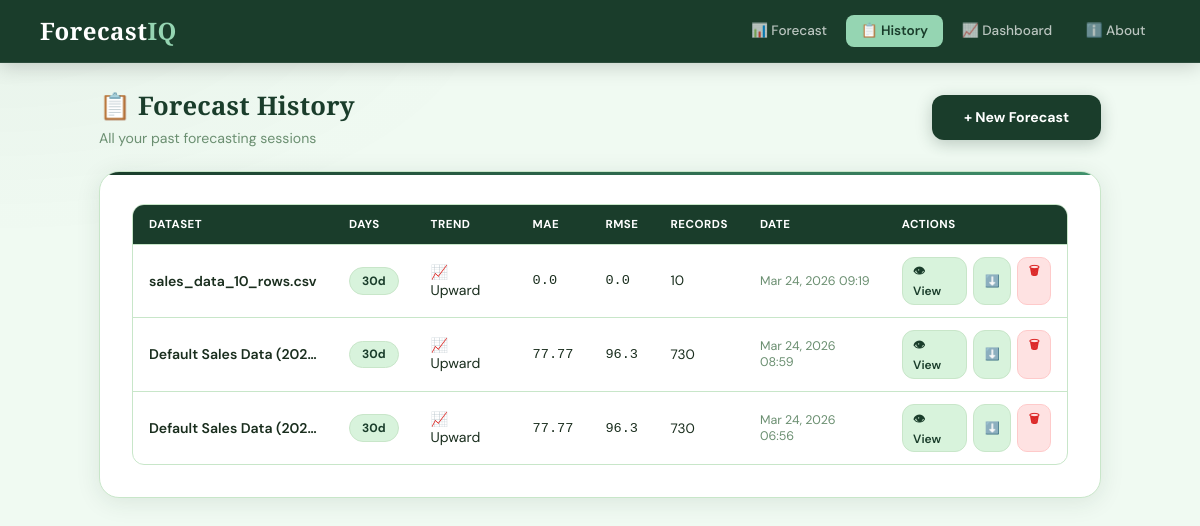
The page /history/ on the database its author committed.
### forecaster/models.py (models this page shows, shortened)
class ForecastHistory(models.Model):
    dataset_name   = models.CharField(max_length=255)
    forecast_days  = models.IntegerField(default=30)
    model_used     = models.CharField(max_length=100)
    mae            = models.FloatField(null=True, blank=True)
    rmse           = models.FloatField(null=True, blank=True)
    trend          = models.CharField(max_length=50, default='Unknown')
    total_records  = models.IntegerField(default=0)
    forecast_start = models.CharField(max_length=50, blank=True)
    forecast_end   = models.CharField(max_length=50, blank=True)
    created_at     = models.DateTimeField(auto_now_add=True)
    result_file    = models.CharField(max_length=500, blank=True)
    class Meta:
        ordering = ['-created_at']

### forecaster/views.py (the view)
# urls.py: path('history/',                            views.history,        name='history'),
def history(request):
    return render(request, 'forecaster/history.html', {
        'forecasts': ForecastHistory.objects.all()
    })

### forecaster/templates/forecaster/history.html (shortened to what this page needs)
{% extends 'forecaster/base.html' %}
{% block nav_history %}active{% endblock %}
{% block content %}
<div style="display:flex;align-items:center;justify-content:space-between;margin-bottom:1.5rem;flex-wrap:wrap;gap:.75rem">
    <div>
        <h1 class="section-title">📋 Forecast History</h1>
        <p style="color:var(--muted);font-size:.88rem">All your past forecasting sessions</p>
    </div>
    <a href="{% url 'index' %}" class="btn-primary" style="text-decoration:none;font-size:.88rem">+ New Forecast</a>
</div>
{% if not forecasts %}
<div class="card" style="text-align:center;padding:4rem">
    <div style="font-size:3rem;margin-bottom:1rem">📭</div>
    <div style="font-family:'Cormorant Garamond',serif;font-size:1.3rem;margin-bottom:.5rem;color:var(--forest)">No forecasts yet</div>
    <div style="color:var(--muted);margin-bottom:1.5rem">Run your first forecast to see it here</div>
    <a href="{% url 'index' %}" class="btn-primary" style="text-decoration:none">← Go Forecast</a>
</div>
{% else %}
<div class="card">
    <div class="card-top" style="background:linear-gradient(90deg,var(--forest),var(--forest-lt))"></div>
    <div class="tbl-wrap">
        <table>
            <thead>
                <tr>
                    <th>Dataset</th>
                    <th>Days</th>
                    <th>Trend</th>
                    <th>MAE</th>
                    <th>RMSE</th>
                    <th>Records</th>
                    <th>Date</th>
                    <th>Actions</th>
                </tr>
            </thead>
            <tbody>
                {% for f in forecasts %}
                <tr>
                    <td style="font-weight:600;font-size:.88rem;max-width:200px;overflow:hidden;text-overflow:ellipsis;white-space:nowrap">{{ f.dataset_name }}</td>
                    <td><span class="badge badge-green">{{ f.forecast_days }}d</span></td>
                    <td style="font-size:.88rem">{{ f.trend }}</td>
                    <td style="font-family:monospace;font-size:.85rem">{{ f.mae }}</td>
                    <td style="font-family:monospace;font-size:.85rem">{{ f.rmse }}</td>
                    <td style="font-size:.85rem">{{ f.total_records }}</td>
                    <td style="font-size:.78rem;color:var(--muted)">{{ f.created_at|date:"M d, Y H:i" }}</td>
                    <td>
                        <div style="display:flex;gap:.4rem">
                            <a href="{% url 'show_result' f.id %}" class="btn-secondary" style="font-size:.75rem;padding:.3rem .65rem;text-decoration:none">👁 View</a>
                            <a href="{% url 'download_result' f.id %}" class="btn-secondary" style="font-size:.75rem;padding:.3rem .65rem;text-decoration:none">⬇️</a>
                            <a href="{% url 'delete_forecast' f.id %}" class="btn-danger" onclick="return confirm('Delete this forecast?')" style="font-size:.75rem;padding:.3rem .65rem">🗑</a>
                        </div>
                    </td>
                </tr>
                {% endfor %}
            </tbody>
        </table>
    </div>
</div>
{% endif %}
{% endblock %}

### forecaster/templates/forecaster/base.html (shortened to what this page needs)
<!DOCTYPE html>
<html lang="en">
<head>
</head>
<body>
<nav>
    <div class="logo">Forecast<span>IQ</span></div>
    <div class="nav-links">
        <a href="{% url 'index' %}"     class="nav-link {% block nav_index %}{% endblock %}">📊 Forecast</a>
        <a href="{% url 'history' %}"   class="nav-link {% block nav_history %}{% endblock %}">📋 History</a>
        <a href="{% url 'dashboard' %}" class="nav-link {% block nav_dashboard %}{% endblock %}">📈 Dashboard</a>
        <a href="{% url 'about' %}"     class="nav-link {% block nav_about %}{% endblock %}">ℹ️ About</a>
    </div>
</nav>
<div class="page fade-in">
    {% block content %}{% endblock %}
</div>
</body>
</html>

### forecaster/templates/forecaster/base.html (style rules this page uses)
:root { --forest: #1a3d2b; --forest-md: #2d6a4f; --forest-lt: #40916c; --forest-xl: #d8f3dc; --forest-2xl: #f0faf2; --sage: #95d5b2; --gold: #c9a84c; --amber: #e9c46a; --white: #ffffff; --text: #1a2e1e; --muted: #6b8f71; --border: #c8e6c9; --shadow: 0 4px 24px rgba(26,61,43,0.10); --shadow-lg: 0 8px 40px rgba(26,61,43,0.15); --card-bg: #ffffff; }
* { margin:0; padding:0; box-sizing:border-box; }
body { font-family: 'DM Sans', sans-serif; background: var(--forest-2xl); color: var(--text); min-height: 100vh; }
body::before { content: ''; position: fixed; inset: 0; background: radial-gradient(ellipse 70% 50% at 0% 0%, rgba(26,61,43,0.04) 0%, transparent 60%), radial-gradient(ellipse 50% 40% at 100% 100%, rgba(64,145,108,0.05) 0%, transparent 60%); pointer-events: none; z-index: 0; }
nav { position: fixed; top: 0; left: 0; right: 0; z-index: 100; display: flex; align-items: center; justify-content: space-between; padding: .9rem 2.5rem; background: var(--forest); border-bottom: 1px solid rgba(255,255,255,0.08); box-shadow: 0 2px 20px rgba(0,0,0,0.2); }
.logo { font-family: 'Cormorant Garamond', serif; font-weight: 700; font-size: 1.5rem; color: var(--white); letter-spacing: .5px; }
.logo span { color: var(--sage); }
.nav-links { display: flex; gap: .3rem; align-items: center; }
.nav-link { color: rgba(255,255,255,0.7); text-decoration: none; font-size: .85rem; font-weight: 500; padding: .45rem .9rem; border-radius: 8px; transition: .2s; }
.nav-link.active { color: var(--forest); background: var(--sage); font-weight: 600; }
.page { position: relative; z-index: 1; padding: 5.5rem 1.5rem 3rem; max-width: 1050px; margin: 0 auto; }
.card { background: var(--card-bg); border: 1.5px solid var(--border); border-radius: 20px; padding: 2rem; box-shadow: var(--shadow); position: relative; overflow: hidden; margin-bottom: 1.5rem; }
.card-top { position: absolute; top: 0; left: 0; right: 0; height: 3px; }
.section-title { font-family: 'Cormorant Garamond', serif; font-size: 1.6rem; font-weight: 700; color: var(--forest); margin-bottom: .35rem; letter-spacing: .2px; }
.btn-primary { background: var(--forest); color: white; border: none; border-radius: 12px; font-family: 'DM Sans', sans-serif; font-size: .95rem; font-weight: 700; padding: .85rem 2rem; cursor: pointer; transition: .2s; box-shadow: 0 4px 16px rgba(26,61,43,0.25); display: inline-flex; align-items: center; gap: .5rem; }
.btn-secondary { background: var(--forest-xl); color: var(--forest); border: 1.5px solid var(--border); border-radius: 12px; font-family: 'DM Sans', sans-serif; font-size: .88rem; font-weight: 600; padding: .65rem 1.25rem; cursor: pointer; transition: .2s; text-decoration: none; display: inline-flex; align-items: center; gap: .4rem; }
.btn-danger { background: #fee2e2; color: #dc2626; border: 1.5px solid #fecaca; border-radius: 10px; font-family: 'DM Sans', sans-serif; font-size: .82rem; font-weight: 600; padding: .4rem .85rem; cursor: pointer; transition: .2s; text-decoration: none; }
.badge { display: inline-flex; align-items: center; gap: .3rem; padding: .3rem .75rem; border-radius: 999px; font-size: .75rem; font-weight: 700; }
.badge-green { background: var(--forest-xl); color: var(--forest); border: 1px solid var(--border); }
.tbl-wrap { overflow-x: auto; border-radius: 12px; border: 1.5px solid var(--border); }
table { width: 100%; border-collapse: collapse; font-size: .85rem; }
thead th { background: var(--forest); color: white; padding: .75rem 1rem; text-align: left; font-size: .72rem; font-weight: 700; text-transform: uppercase; letter-spacing: .5px; }
tbody tr { border-top: 1px solid var(--border); transition: .15s; }
tbody td { padding: .75rem 1rem; vertical-align: middle; }
.fade-in { animation: fadeIn .5s ease both; }

### rows shown on the page
ForecastHistory: dataset_name "sales_data_10_rows.csv", forecast_days "30", trend "📈 Upward", mae "0.0", rmse "0.0", total_records "10", created_at "Mar 24, 2026 09:19"
ForecastHistory: dataset_name "Default Sales Data (202…", forecast_days "30", trend "📈 Upward", mae "77.77", rmse "96.3", total_records "730", created_at "Mar 24, 2026 08:59"
ForecastHistory: dataset_name "Default Sales Data (202…", forecast_days "30", trend "📈 Upward", mae "77.77", rmse "96.3", total_records "730", created_at "Mar 24, 2026 06:56"
